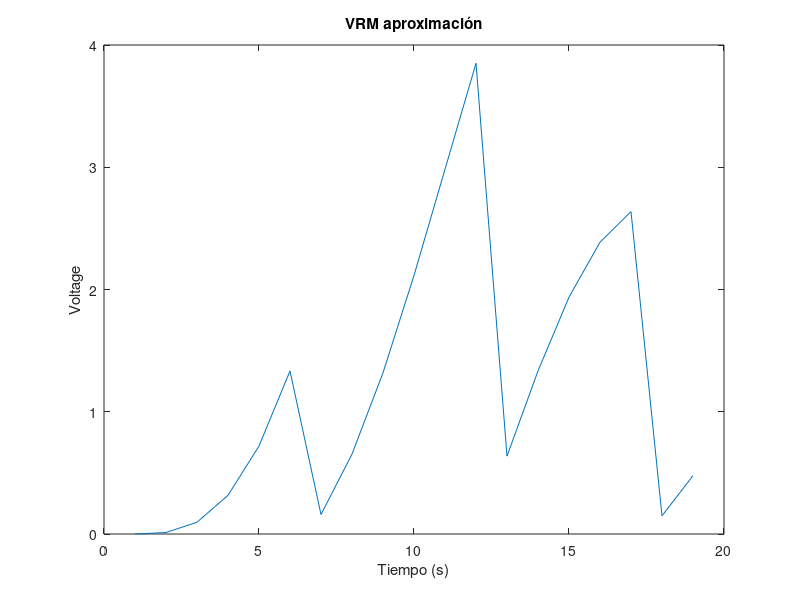

Source code (MATLAB):
t = 0:pi/12:1.5*pi;
x = sawtooth(2*pi*100*t)+1;
x1 = cos(t+pi)+1;
z=x.*x1;
plot(z)
hold off
xlabel('Tiempo (s)')
ylabel('Voltage')
title('VRM aproximación')